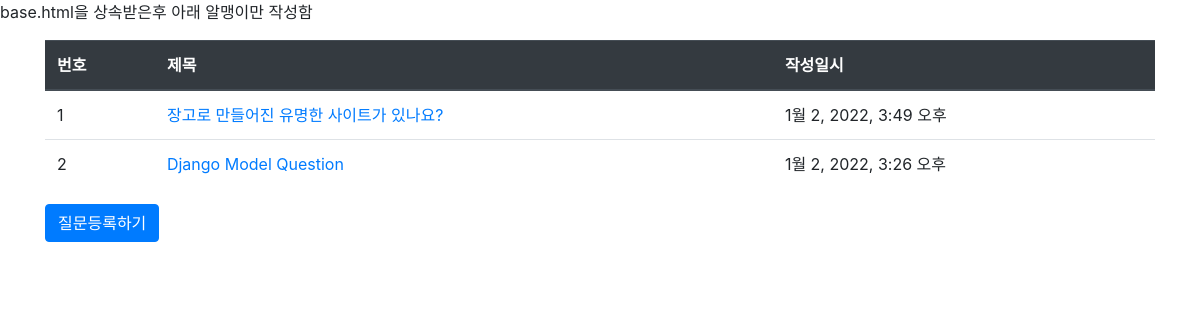
Page /pybo/ on the earlier database version.
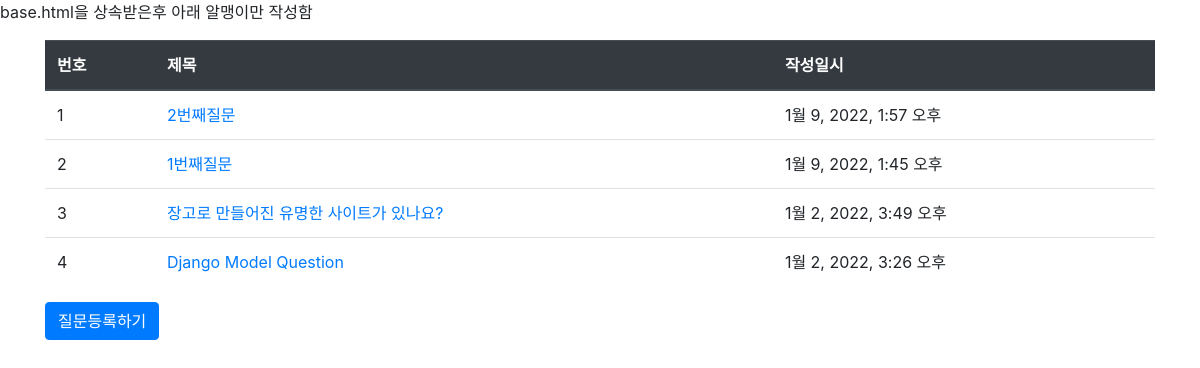
Same page on the later database version.
### pybo/models.py (models this page shows, shortened)
class Question(models.Model):
    subject = models.CharField(max_length=200)
    content = models.TextField()
    create_date = models.DateTimeField()

### pybo/views.py (the view)
# urls.py: path('',views.index, name='index'), # xxx가 비었으면, views.py의 index라는 함수를 호출, http://localhost:8000/pybo/ 라는 url에 index라는 별칭을 부여. 추후, 템플릿에서 <a href="{% url 'detail' question.id %}"> 태그에서 detail 이라는 name을
def index(request):
    question_list = Question.objects.order_by('-create_date')  # Question이라는 모델은 models.py에 정의되어 있다. 모든 데이터를 조회함. models.py에서 보면 모든 subject만 리턴해준다.
    context = {'question_list':question_list}                  # 템플릿에서 받아서 쓸 데이터를 딕셔너리 형태로! 조회한 모든 데이터를 딕셔너리 형태로 저장.
    return render(request, 'pybo/question_list.html', context) # 템플릿은 templates/pybo/question_list.html이다. config/settings.py에 TEMPLATES = [ ... 'DIRS': [BASE_DIR / 'templates'], ... ] 정의되어 있다.

### templates/pybo/question_list.html
{% extends 'base.html' %}
{% block content %}
base.html을 상속받은후 아래 알맹이만 작성함
        <div class="container my-3">
            <table class="table">
                <thead>
                <tr class="thead-dark">
                    <th>번호</th>
                    <th>제목</th>
                    <th>작성일시</th>
                </tr>
                </thead>
                <tbody>
                {% if question_list %}
                {% for question in question_list %}
                <tr>
                    <td>{{ forloop.counter }}</td>
                    <td>
                        <a href="{% url 'pybo:detail' question.id %}">{{ question.subject }}</a>
                    </td>
                    <td>{{ question.create_date }}</td>
                </tr>
                {% endfor %}
                {% else %}
                <tr>
                    <td colspan="3">질문이 없습니다.</td>
                </tr>
                {% endif %}
                </tbody>
            </table>
            <a href="{% url 'pybo:question_create' %}" class="btn btn-primary">질문등록하기</a>
        </div>
{% endblock %}

### templates/base.html (shortened to what this page needs)
{% load static %}
<!doctype html>
<html lang="ko">
<head>
    <link rel="stylesheet" type="text/css" href="{% static 'bootstrap.min.css' %}">
    <link rel="stylesheet" type="text/css" href="{% static 'style.css' %}">
</head>
<body>
{% block content %}
{% endblock %}
</body>
</html>

Differences in the rows shown:
added Question: subject "2번째질문", create_date "1월 9, 2022, 1:57 오후"
added Question: subject "1번째질문", create_date "1월 9, 2022, 1:45 오후"
